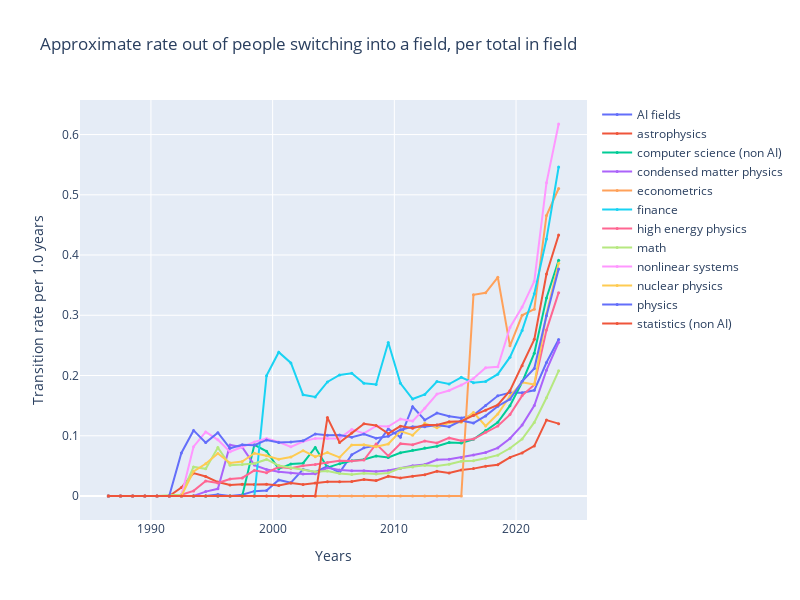

Write notebook code for a chart like this one.
### Code cell
plot_total_rate_of_entering(author_transitions_collapsed, author_counts_collapsed, 
                          unique_categories_collapsed)
